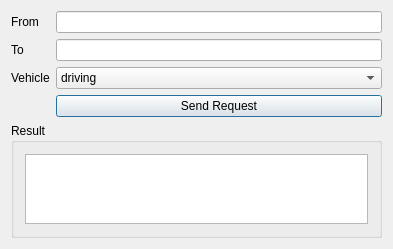
<?xml version="1.0" encoding="UTF-8"?>
<ui version="4.0">
 <class>MainWindow</class>
 <widget class="QMainWindow" name="MainWindow">
  <property name="geometry">
   <rect>
    <x>0</x>
    <y>0</y>
    <width>393</width>
    <height>248</height>
   </rect>
  </property>
  <property name="windowTitle">
   <string>MainWindow</string>
  </property>
  <widget class="QWidget" name="centralWidget">
   <layout class="QVBoxLayout" name="verticalLayout">
    <item>
     <layout class="QFormLayout" name="formLayout_2">
      <item row="0" column="0">
       <widget class="QLabel" name="label">
        <property name="text">
         <string>From</string>
        </property>
       </widget>
      </item>
      <item row="0" column="1">
       <widget class="QLineEdit" name="from"/>
      </item>
      <item row="1" column="0">
       <widget class="QLabel" name="label_2">
        <property name="text">
         <string>To</string>
        </property>
       </widget>
      </item>
      <item row="1" column="1">
       <widget class="QLineEdit" name="to"/>
      </item>
      <item row="2" column="0">
       <widget class="QLabel" name="label_3">
        <property name="text">
         <string>Vehicle</string>
        </property>
       </widget>
      </item>
      <item row="2" column="1">
       <widget class="QComboBox" name="vehicle">
        <item>
         <property name="text">
          <string>driving</string>
         </property>
        </item>
        <item>
         <property name="text">
          <string>bicycling</string>
         </property>
        </item>
        <item>
         <property name="text">
          <string>walking</string>
         </property>
        </item>
       </widget>
      </item>
      <item row="3" column="1">
       <widget class="QPushButton" name="search">
        <property name="text">
         <string>Send Request</string>
        </property>
        <property name="default">
         <bool>true</bool>
        </property>
       </widget>
      </item>
     </layout>
    </item>
    <item>
     <widget class="QGroupBox" name="groupBox">
      <property name="title">
       <string>Result</string>
      </property>
      <layout class="QHBoxLayout" name="horizontalLayout">
       <item>
        <widget class="QPlainTextEdit" name="result">
         <property name="font">
          <font>
           <family>Ubuntu Mono</family>
           <pointsize>12</pointsize>
          </font>
         </property>
        </widget>
       </item>
      </layout>
     </widget>
    </item>
   </layout>
  </widget>
 </widget>
 <layoutdefault spacing="6" margin="11"/>
 <resources/>
 <connections/>
</ui>
